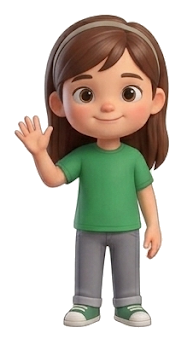
#> input picture build-videos/what-colour-is-it/work/astrid-1.png, 182 x 340 px; its folder holds 4 pictures in this run
$ python render_video.py astrid-1.png
#> lines starting #> are read from the running program, lines starting #| are printed output that depends on the picture
from PIL import Image, ImageDraw, ImageFont
from pathlib import Path
import math, subprocess, json, sys

ROOT=Path(__file__).resolve().parent.parent
WORK=ROOT/'work'; OUT=ROOT/'outputs'
W,H,FPS=1280,720,24
INK='#173D4B'; TEAL='#167C80'; CORAL='#EF795F'
def font(n): return ImageFont.truetype('C:/Windows/Fonts/arialbd.ttf',n)
F={n:font(n) for n in [18,22,26,30,36,42,48,58,72]}
def text(d,xy,s,n=30,fill=INK,anchor='mm'):
    d.text(xy,s,font=F[n],fill=fill,anchor=anchor)
def duration(p):
    return float(subprocess.check_output(['ffprobe','-v','error','-show_entries','format=duration','-of','default=nw=1:nk=1',str(p)]))
SONGS=[('01',"Pip's Toy Box",'COLOURS & TOYS',94.480167),('35','Open the Lunchbox','FOOD & FRIENDSHIP',95.520979),('37','Wiggle and Wave','MOVE & PLAY',115.240167)]
ASSETS={}
for p in WORK.glob('*.png'):
    im=Image.open(p).convert('RGBA'); box=im.getbbox()
#> further down, im is the input picture: PIL image 182x340 RGBA; mean R, G, B, A 194.7, 187.5, 175.9, 124.8
#> after `box = im.getbbox()`: box = (14, 14, 169, 328)
    if box: im=im.crop(box)
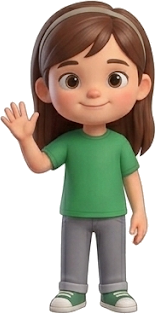
#> im: PIL image 155x314 RGBA; mean R, G, B, A 178.4, 169.2, 154.6, 158.6; transparent parts drawn white
    ASSETS[p.stem]=im
#> pass 2 of the loop `for p in WORK.glob('*.png'):`:
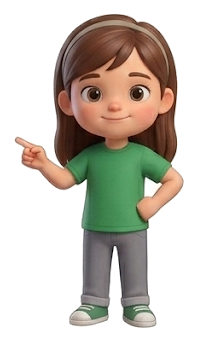
#> input picture build-videos/what-colour-is-it/work/astrid-2.png, 197 x 341 px
#> im is the input picture: PIL image 197x341 RGBA; mean R, G, B, A 199.3, 192.7, 182.4, 113.8
#> box = (14, 14, 184, 328)
#> `if box: im=im.crop(box)`:
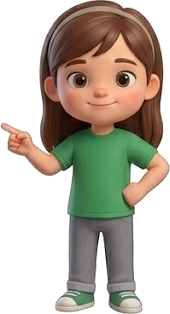
#> im: PIL image 170x314 RGBA; mean R, G, B, A 184.9, 176.7, 163.7, 143.2; transparent parts drawn white
#> pass 3 of the loop `for p in WORK.glob('*.png'):`:
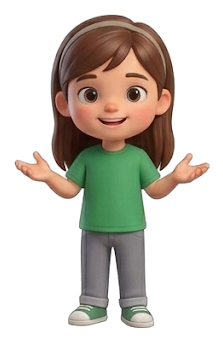
#> input picture build-videos/what-colour-is-it/work/astrid-3.png, 223 x 341 px
#> im is the input picture: PIL image 223x341 RGBA; mean R, G, B, A 205.5, 199.5, 190.5, 100.9
#> box = (14, 14, 210, 328)
#> `if box: im=im.crop(box)`:
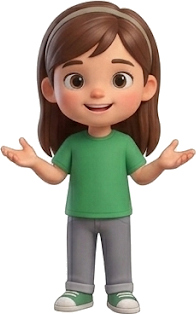
#> im: PIL image 196x314 RGBA; mean R, G, B, A 193.9, 186.5, 175.4, 124.6; transparent parts drawn white
#> the loop made 4 passes; the first 3 are shown
SPRITES={}
for name in ['pip','freya','nico','astrid','tomas']:
    for pose in [1,2,3]:
#> (the run stopped early here; a loop or call above may not have finished)
